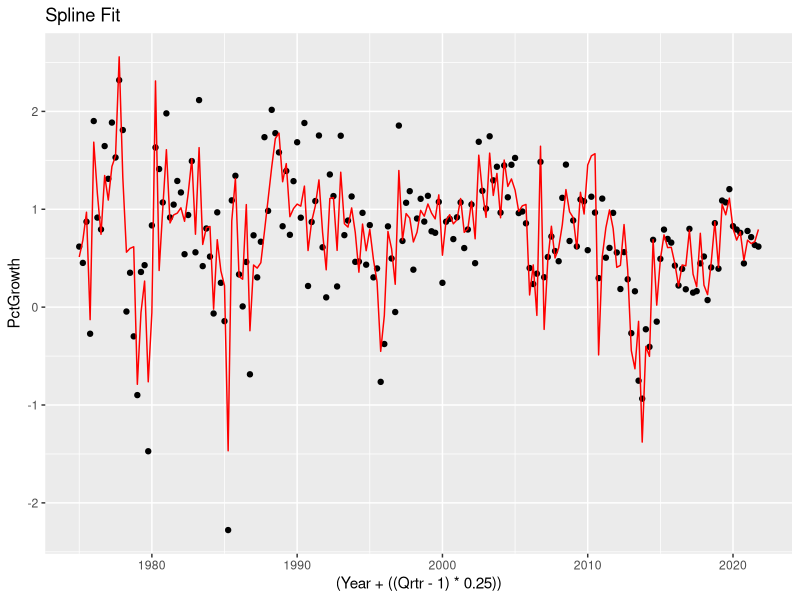

Write R code to recreate this figure.

library(tidyverse)
library(splines)

growth <- vroom::vroom("CompanyGrowth.csv")

# --- Ensure Year is numeric (adjust if your column is named differently) ---
# If your year column is a date, extract year like: growth$Year <- as.integer(format(growth$Date, "%Y"))
growth$Year <- as.integer(growth$Year)

# --- Train/Test split ---
train <- subset(growth, Year < 2022)
test  <- subset(growth, Year >= 2022 & Year <= 2024)


cuts <- c(1990,2005,2015)

lm_spline <- lm(PctGrowth ~ bs(Year+((Qrtr-1)*0.25), knots = cuts, degree = 3)+Income + Production + Savings + Unemployment, data = train)

spline_pred_train <- predict(lm_spline, newdata = train)

train %>%
  ggplot(aes(x = (Year+((Qrtr-1)*0.25)), y = PctGrowth))+
  geom_point()+
  geom_line(aes(y = spline_pred_train), color = "red")+
  labs(
    title = "Spline Fit"
  )


# --- AIC/BIC from the TRAIN fit ---
train_aic <- AIC(lm_spline)
train_bic <- BIC(lm_spline)

# --- Predict on TEST and compute RMSE ---
test_pred <- predict(lm_spline, newdata = test)
test_rmse <- sqrt(mean((test$PctGrowth - test_pred)^2, na.rm = TRUE))

# (Optional) Train RMSE for comparison
train_pred <- predict(lm_spline, newdata = train)
train_rmse <- sqrt(mean((train$PctGrowth - train_pred)^2, na.rm = TRUE))

# --- Tiny summary printout ---
cat(
  "Train AIC:", round(train_aic, 3), "\n",
  "Train BIC:", round(train_bic, 3), "\n",
  "Train RMSE:", round(train_rmse, 3), "\n",
  "Test RMSE (2022–2024):", round(test_rmse, 3), "\n"
)



# --- Predictions ---

test$PredictedGrowth <- predict(lm_spline, newdata = test)
# --- Evaluation ---

mse <- mean((test$PctGrowth - test$PredictedGrowth)^2)
cat("Mean Squared Error:", mse, "\n")
